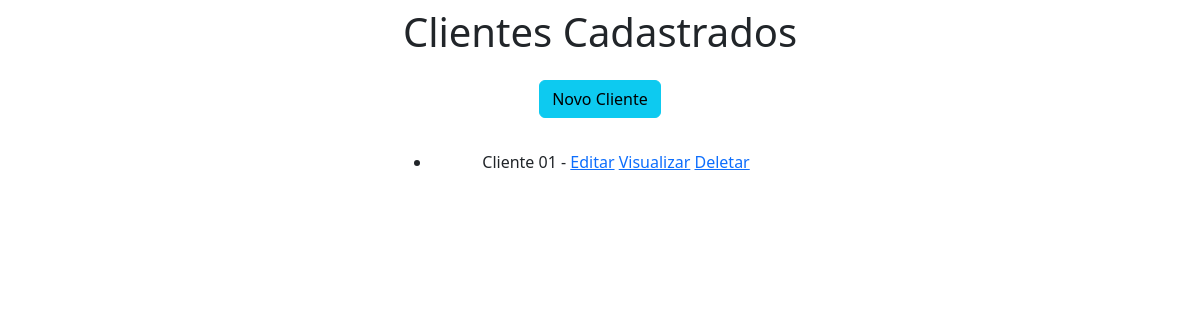
Page /clientes/ on the earlier database version.
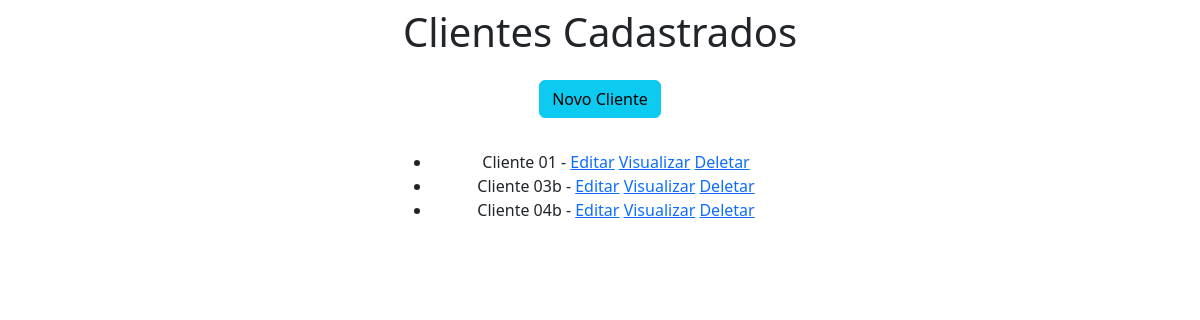
Same page on the later database version.
### exemplo/models.py (models this page shows, shortened)
class Cliente(models.Model):
    nome = models.CharField(max_length=30)
    idade = models.IntegerField(blank=True, null=True)

### exemplo/views.py (the view)
# urls.py: path('', views.ClienteList.as_view(), name='list'),
class ClienteList(ListView):
    model = Cliente
    queryset = Cliente.objects.all()

### exemplo/templates/exemplo/cliente_list.html (shortened to what this page needs)
<!DOCTYPE html>
<html lang="pt-br">
  <head>
    <link rel="stylesheet" href="https://cdn.jsdelivr.net/npm/bootstrap@5.3.0-alpha2/dist/css/bootstrap.min.css" rel="stylesheet">
  </head>
  <body>
    <div class="col-8 m-auto pt-2 pb-2 text-center">
        <h1>Clientes Cadastrados</h1>
    </div>
    <div class="col-8 m-auto pt-2 pb-2 text-center" >
        <input type="submit" class="btn btn-info" onclick="location.href = '{% url 'exemplo:create' %}'" value="Novo Cliente">
    </div>
    <div class="col-4 m-auto pt-4 pb-2 text-center">
        <ul>
            {% for cliente in object_list %}
            <li>
              {{ cliente.nome }} -
              <a href=" {% url 'exemplo:update' pk=cliente.id %}">Editar</a>
              <a href=" {% url 'exemplo:detail' pk=cliente.id %}">Visualizar</a>
              <a href=" {% url 'exemplo:delete' pk=cliente.id %}">Deletar</a>
            </li>
            {% endfor %}
        </ul>
    </div>
  </body>
</html>

Differences in the rows shown:
added Cliente: nome "Cliente 03b"
added Cliente: nome "Cliente 04b"
